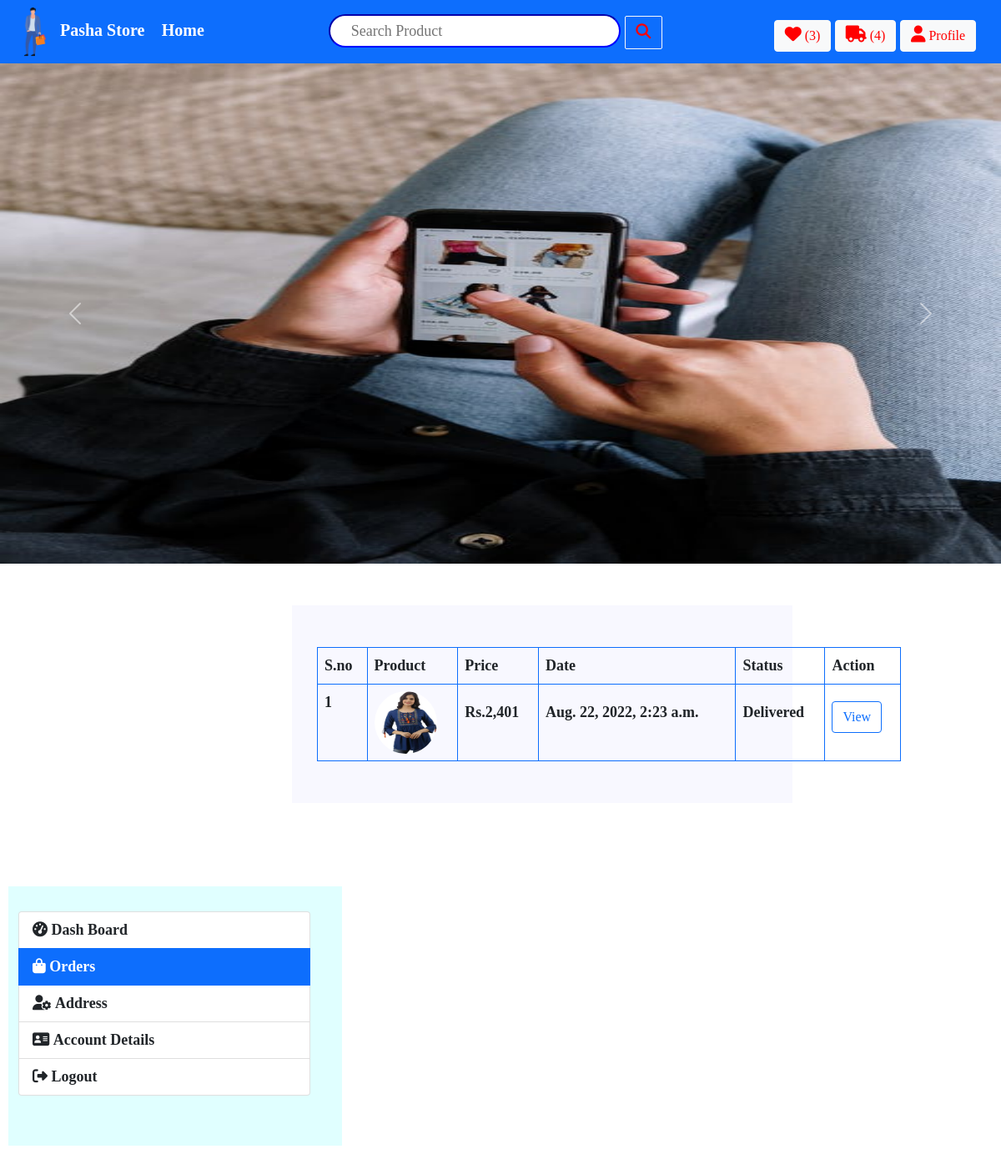
/orders/ (signed in), run on the app's committed database.
### store/models.py (models this page shows, shortened)
class OrderItem(models.Model):
    PAYMENT = (('gpay', 'Gpay'),
               ('phone pay', 'Phone Pay'),
               ('cash on delivery', 'Cash on delivaey'))
    SIZE_STATUS = (('s', 'S'),
                   ('m', 'M'),
                   ('l', 'L'),
                   ('xl', 'XL'))
    STATUS = (
        ('Pending', 'Pending'),
        ('Order Confirmed', 'Order Confirmed'),
        ('Out for Delivery', 'Out for Delivery'),
        ('Delivered', 'Delivered'),)
    order = models.ForeignKey(Order,related_name='Order',on_delete=models.CASCADE,null=True,blank=True)
    product = models.ForeignKey(Product,related_name='order_items',on_delete=models.CASCADE)
    price = models.IntegerField(null=True,blank=True)
    quantity = models.PositiveIntegerField(default=1)
    total = models.IntegerField(blank=True,null=True)
    size = models.CharField(max_length=5, choices=SIZE_STATUS, default='s')
    payment = models.CharField(max_length=50, choices=PAYMENT, default='cash on delivery')
    status = models.CharField(max_length=50,choices=STATUS,default='Pending')
    class Meta:
        ordering = ("-id",)

class Product(models.Model):
    category = models.ForeignKey(Category,related_name='products',on_delete=models.CASCADE)
    name = models.CharField(max_length=200)
    slug = models.SlugField(max_length=200)
    image = models.ImageField(upload_to='products/',blank=True)
    description = models.TextField(blank=True)
    price = models.IntegerField(null=True,blank=True)
    available = models.BooleanField(default=True)
    created = models.DateTimeField(auto_now_add=True)
    updated = models.DateTimeField(auto_now=True)
    class Meta:
        ordering = ('name',)

class Order(models.Model):
    customer = models.ForeignKey(User, on_delete=models.CASCADE,null=True)
    image = models.ImageField(upload_to="products/", blank=True)
    mobile = models.PositiveIntegerField(null=True,blank=True)
    address = models.CharField(max_length=250,blank=True)
    postal_code = models.CharField(max_length=20,blank=True)
    city = models.CharField(max_length=100,blank=True)
    created = models.DateTimeField(auto_now_add=True)
    updated = models.DateTimeField(auto_now=True)
    paid = models.BooleanField(default=False)
    country = CountryField(null=True,blank=True)
    class Meta:
        ordering = ('-created',)

### store/views.py (the view)
# urls.py: path("orders/",views.store_user_profile_orders,name="orders"),
def store_user_profile_orders(request):
    orders = OrderItem.objects.filter(
        order__customer__id=get_current_user(request), status='Delivered')
    if orders:
        sent = True
    else:
        sent = False
    return render(request, "registration/orders.html",{'orders':orders,'sent':sent})

### store/templatetags/custom_filters.py (called while the page is built)
@register.filter(name="cart_count")
def cart_count_filter(value):
    return Cart.objects.filter(customer__id=value).count()

@register.filter(name="ordered_count")
def ordered_count_filter(value):
    return OrderItem.objects.filter(order__customer__id=value).count()

### store/views.py (called while the page is built)
def get_current_user(request):
    try:
        user = User.objects.get(id=request.user.id)
    except ObjectDoesNotExist:
        return None
    return user.id

### templates/registration/orders.html (shortened to what this page needs)
<!DOCTYPE html>
{% extends 'registration/base.html' %}
{% load static %}
{% load humanize %}
{% block css %}
<link rel="stylesheet" href="{% static 'css/profile.css' %}">
{% endblock css %}
{% block content %}
<div class="jumbotron">
    {% if sent %}
    <table class="table table-bordered border-primary" id="table">
        <thead>
            <th>S.no</th>
            <th>Product</th>
            <th>Price</th>
            <th>Date</th>
            <th>Status</th>
            <th>Action</th>
            </thead>
            <tr>
                {% for order in orders %}
                <td>{{forloop.counter}}</td>
                <td>
                    <img src="{{order.product.image.url}}" style="width:75px;height:75px;border-radius:50px;border-color:yellow">
                </td>
                <td id="td2">Rs.{{order.total|intcomma}}</td>
                <td id="td3">{{order.order.created}}</td>
                <td id="td4">{{order.status}}</td>
                <td id="td5">
                    <a href="/{{order.product.id}}/details">
                        <button type="button" class="btn btn-outline-primary">View</button>
                        </a>
                    </td>
                {% endfor %}
                </tr>
        </table>
        {% endif %}
    </div>
{% endblock content %}

### templates/registration/base.html (shortened to what this page needs)
<!DOCTYPE html>
{% load static %}
{% load custom_filters %}
<html>
    <head>
        <link rel="stylesheet" href="https://stackpath.bootstrapcdn.com/bootstrap/5.0.0-alpha1/css/bootstrap.min.css">
        <link rel="stylesheet" href="{% static 'css/base.css' %}">
        {% block css %}{% endblock css %}
    </head>
<body>
    <nav class="navbar navbar-expand-lg navbar-dark bg-primary active" id="nav">
		<div class="container-fluid" id="fluid">
			<div class="navbar-header">
				<a class="navbar-brand" href="/store"><img src="{% static 'images/logo.png' %}" style="width:60px;height:60px">Pasha Store</a>
				<a class="navbar-brand" href="/store">Home</a>
            </div>
			<ul class="nav navbar-nav" id="na">
				<li>
                    <div class="search">
                        <form method="POST" action="/store/">
                            <input type="text" placeholder=" Search Product" name="search">
                            <button type="submit" class="btn btn-outline-light" style="border-radius:2px"><i class="fa fa-search" style="font-size: 18px;color:red"></i></button>
                        </form>
                    </div>
                </li>
			</ul>
			<ul class="nav navbar-nav navbar-right">
                <li>
                  <a href="/cart" class="btn btn-outline-light active" style="margin-top:10px;color:red"><i class="fa-solid fa-heart" style="font-size:20px;color:red;"></i>&nbsp;({{request.user.id|cart_count}})</a>
                </li>&nbsp;
                <li>
                  <a href="/ordered_track" class="btn btn-outline-light active" style="margin-top:10px;color:red"><i class="fa-solid fa-truck" style="font-size:20px;color:red"></i>&nbsp;({{request.user.id|ordered_count}})</a>
                </li>&nbsp;
                <li>
                    <a href="/profile" class="btn btn-outline-light active"  style="margin-top:10px;color:red"><i class="fa-solid fa-user" style="font-size:20px;color:red"></i>&nbsp;Profile</a>&emsp;
                    </li>
			</ul>
		</div>
	</nav>
<div class="main">
    <div id="GFG" class="carousel slide" data-ride="carousel">
            <div class="carousel-inner">
                <div class="carousel-item active">
                    <img src="{% static 'images/p1.png' %}" alt="carousl-1">
                </div>
            </div>
            <a class="carousel-control-prev"
                href="#GFG" data-slide="prev">
                <span class="carousel-control-prev-icon">
                </span>
            </a>
            <a class="carousel-control-next"
                href="#GFG" data-slide="next">
                <span class="carousel-control-next-icon">
                </span>
            </a>
        </div>
    </div>
  {% block content %}{% endblock content %}
{% include 'registration/profile.html' with user=user id=id %}
    </body>
</html>

### static/css/base.css (style rules this page uses)
body { font-family: calibri; font-weight: bold; font-size: large; }
.search { width: 400px; }
.search input { width: 350px; border-width: 2px; height: 40px; border-radius: 20px; padding-left: 20px; border-color: blue; }
.search button { width: 45px; height: 40px; border-radius: 20px; }
.main img { width: 100%; height: 600px; max-width: 100%; }

### static/css/profile.css (style rules this page uses)
.jumbotron { float: right; width: 50%; margin-top: 50px; margin-right: 250px; margin-bottom: 50px; background-color: ghostwhite; }
.jumbotron #table { margin-top: 50px; width: 700px; margin-left: 30px; margin-bottom: 50px; }
.jumbotron #table #td2, #td3, #td4, #td5 { padding-top: 20px; }

### data on the page
OrderItem: product.image (picture), total "2,401", order.created "Aug. 22, 2022, 2:23 a.m.", status "Delivered"

### other printed values
{{ request.user.id|cart_count }} "3"
{{ request.user.id|ordered_count }} "4"
